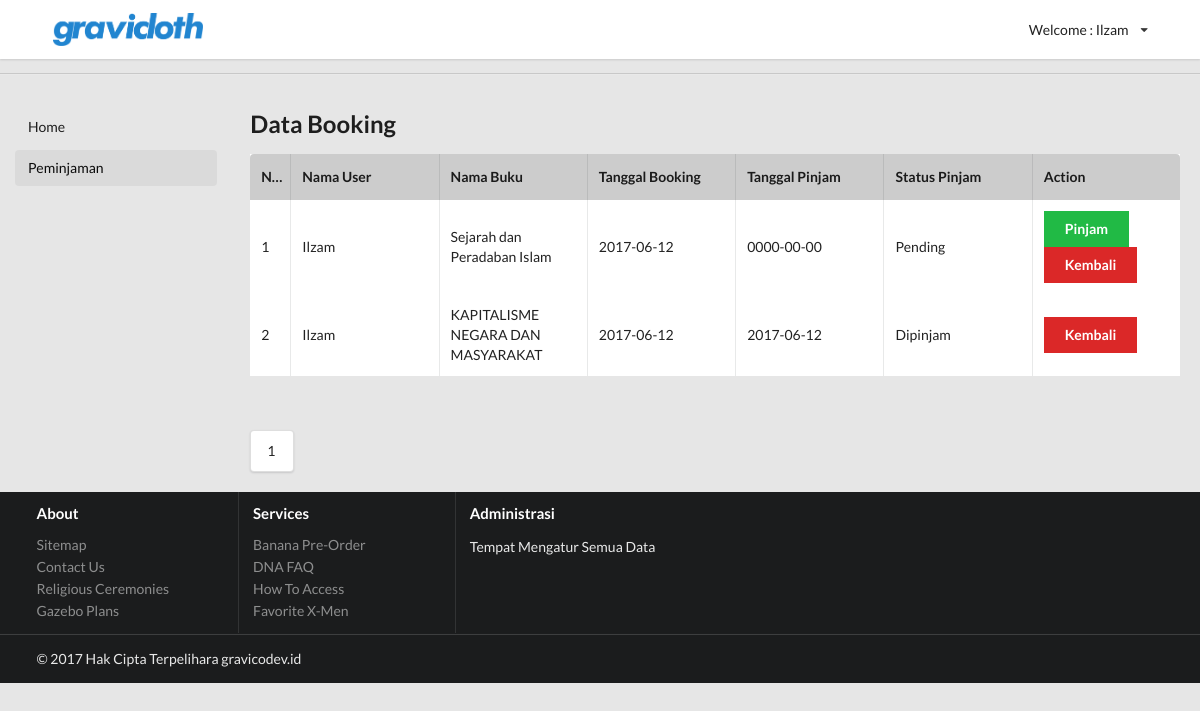
Page /admin/index.php?p=resepsionis/index (signed in) on the committed database.
### tables this page shows
CREATE TABLE `petugas` (
  `id_petugas` int(11) NOT NULL,
  `nama_petugas` varchar(128) NOT NULL,
  `alamat_petugas` varchar(128) NOT NULL,
  `tanggal_masuk` date NOT NULL,
  `tempat_lahir_petugas` varchar(128) NOT NULL,
  `tanggal_lahir_petugas` date NOT NULL,
  `username_petugas` varchar(25) NOT NULL,
  `password_petugas` varchar(25) NOT NULL,
  `status_petugas` int(11) NOT NULL
);

CREATE TABLE `booking` (
  `id_booking` int(11) NOT NULL,
  `tanggal_booking` date NOT NULL,
  `tanggal_peminjam` date NOT NULL,
  `id_user` int(11) NOT NULL,
  `id_buku` int(11) NOT NULL,
  `status_pinjam` int(11) NOT NULL
);

CREATE TABLE `user` (
  `id_user` int(11) NOT NULL,
  `nama_user` varchar(128) NOT NULL,
  `alamat_user` varchar(128) NOT NULL,
  `tempat_lahir_user` varchar(128) NOT NULL,
  `tanggal_lahir_user` date NOT NULL,
  `username_user` varchar(25) NOT NULL,
  `password_user` varchar(25) NOT NULL
);

CREATE TABLE `buku` (
  `id_buku` int(11) NOT NULL,
  `nama_buku` varchar(128) NOT NULL,
  `tahun_terbit` date NOT NULL,
  `deskripsi_buku` varchar(128) NOT NULL,
  `id_kategori` int(11) NOT NULL,
  `id_penerbit` int(11) NOT NULL,
  `id_perpus` int(11) NOT NULL
);

### admin/view/session.php (called while the page is built, shortened)
<?php
$connection = mysql_connect("localhost", "root", "");
$user_check=$_SESSION['login_user_admin'];
$ses_sql=mysql_query("select username_petugas from petugas where username_petugas='$user_check'", $connection);
$row = mysql_fetch_assoc($ses_sql);
$login_session =$row['username_petugas'];
?>

### admin/view/resepsionis/index.php (the view, shortened to what this page needs)
	<h2>Data Booking</h2>
	<table class="ui fixed celled table">
	<thead>
		<tr bgcolor="#CCCCCC">
			<th style="width: 40px;">No.</th>
			<th>Nama User</th>
			<th>Nama Buku</th>
			<th>Tanggal Booking</th>
			<th>Tanggal Pinjam</th>
			<th>Status Pinjam</th>
			<th>Action</th>
		</tr></thead>
		<?php
		$halaman = 10;
		  $page = isset($_GET["halaman"]) ? (int)$_GET["halaman"] : 1;
		  $mulai = ($page>1) ? ($page * $halaman) - $halaman : 0;
		  $result = mysql_query("SELECT * FROM booking");
		  $total = mysql_num_rows($result);
		  $pages = ceil($total/$halaman);
		$query = mysql_query("SELECT * FROM booking ORDER BY id_booking ASC LIMIT $mulai, $halaman") or die(mysql_error());
		if(mysql_num_rows($query) == 0){
			echo '<tr><td colspan="6">Tidak ada data!</td></tr>';
		}else{
			$no = 1;
			while($data = mysql_fetch_assoc($query)){
				echo '<tr>';
					echo '<td>'.$no.'</td>';
					$user = $data['id_user'];
					$queryuser = mysql_query("SELECT * FROM user WHERE id_user='$user'") or die(mysql_error());
					$datauser = mysql_fetch_assoc($queryuser);
					echo '<td>'.$datauser['nama_user'].'</td>';
					$buku = $data['id_buku'];
					$querybuku = mysql_query("SELECT * FROM buku WHERE id_buku='$buku'") or die(mysql_error());
					$databuku = mysql_fetch_assoc($querybuku);
					echo '<td>'.$databuku['nama_buku'].'</td>';
					echo '<td>'.$data['tanggal_booking'].'</td>';
					echo '<td>'.$data['tanggal_peminjam'].'</td>';
					if($data['status_pinjam'] == "0"){
						echo '<td>Pending</td>';
					}else{
						echo '<td>Dipinjam</td>';
					}
					if($data['status_pinjam'] == 0){
					echo '<td><a class="ui green button" href="index.php?p=resepsionis/pinjam-proses&id='.$data['id_booking'].'">Pinjam</i></a>';
					}else{
						echo '<td>';
					}
					echo '<a class="ui red button" href="index.php?p=resepsionis/kembali-proses&id='.$data['id_booking'].'" onclick="return confirm(\'Yakin Benar?\')">Kembali</i></a></td>';
				echo '</tr>';
				$no++;
			}
		}
		?>
	</table>
<br></br>
<div class="ui pagination menu">
  <?php for ($i=1; $i<=$pages ; $i++){ ?>
  <a href="?p=perpus/index&halaman=<?php echo $i; ?>" class="<?php if ($activePage==$i) {echo "item active"; } else  {echo "item";}?>"><?php echo $i; ?></a>
  <?php } ?>

### admin/view/layout/header-login.php (shortened to what this page needs)
<?php
    $tampilan = "";
	include('view/session.php');
    $query = mysql_query("SELECT * FROM petugas WHERE username_petugas = '$login_session'") or die(mysql_error());
    while($data = mysql_fetch_assoc($query)){
        $tampilan = $data['nama_petugas'];
    }
?>
<header>
    <div id="nav-header" class="ui square borderless menu">
        <div class="ui container">
            <div class="item">
                <a href="">
                    <img class="ui small image" src="public/images/logo.png">
                </a>
            </div>
            <div class="right menu">
                <div class="ui dropdown item" >
                  <div class="text">Welcome : <?php echo $tampilan; ?></div>
                  <i class="dropdown icon"></i>
                </div>
            </div>
        </div>
    </div>
</header>

### admin/public/css/app.css (style rules this page uses)
.ui.square { border-radius: 0; border: 0; }
.ui.button, .ui.basic.button { border-radius: 0; }
.ui.table { border: 0; border-radius: 0; }
.ui.table thead th { background: none; border-bottom: 0; }
.ui.table tr td { border-top: 0; }
html { height: 100%; }
body { background: #e6e6e6; background-color: #e6e6e6; height: 100%; margin: 0; }
#nav-header { margin: 0; }

### rows in the picture
petugas: nama_petugas "Ilzam"
booking: id_user.nama_user "Ilzam", id_buku.nama_buku "Sejarah dan Peradaban Islam", tanggal_booking "2017-06-12", tanggal_peminjam "0000-00-00", status_pinjam "Pending"
booking: id_user.nama_user "Ilzam", id_buku.nama_buku "KAPITALISME NEGARA DAN MASYARAKAT", tanggal_booking "2017-06-12", tanggal_peminjam "2017-06-12", status_pinjam "Dipinjam"
